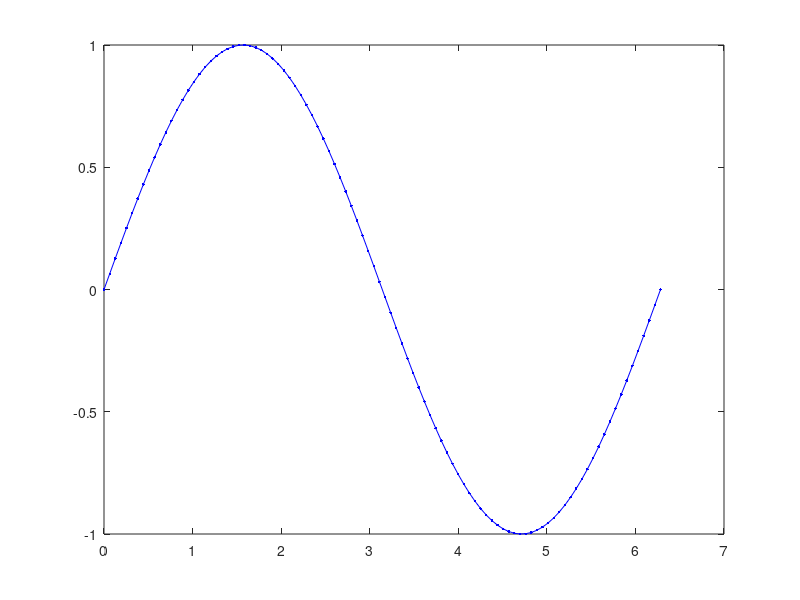
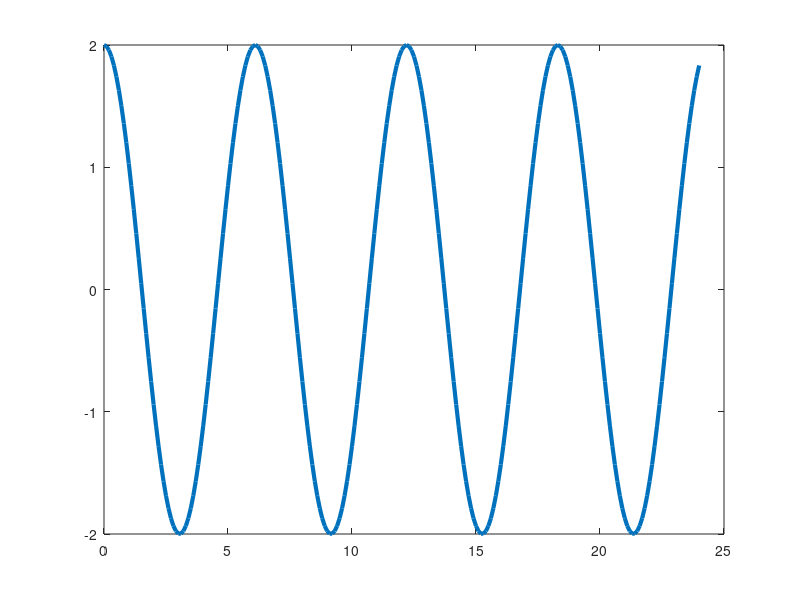

Here is the MATLAB script that generated these plots, in order:
% Exercícios


clear
close
clc

%%

% Faça ...
x = 0:10:100;
x = linspace(0, 100, 11);

%%
clear
% Se não souber o que a função randi faz, use 
A = randi(4, 4);
AT = A';

% Element wise
A2 = A .* AT;

% Matrix wise
A3 = A * AT; % Matrix simétrica

% DIF?
A = A.^2
A = A^2

% Aceder ao elemento da 3ª coluna da 2ª linha
a = A(2, 3);
% Altere esse valor para o seu quarta potência
A(2, 3) = A(2, 3)^4;

%%
clear
% Crie uma matrix identidade de dimensão 2x2, usando a função e escrevendo
% manualmente.
A = eye(2);
A = [1, 0; 0, 1];

% Considere a matriz B.
B = randi(4, 3, 2); 
% Qual serão as suas dimensões? Número de elementos? 
% Comprove a sua resposta usando as funções size(), numel().
[xlen, ylen] = size(B);
n_el = numel(B);

% Qual é o primeiro e último elemnto? Elemento da linha 3 e coluna 4?
first = B(1, 1); % B(1)
last = B(end, end); % B(end)

%% 
clear

x = [-1, 2, 3, -2, 0, 3, -5];

% Quais são os indices dos elementos que são maiores que 0. Use indexação
% lógica para tal.
gr_0 = x > 0;

% A que valores coorespondem tais indices? 
gr_0_vec = x(x > 0);

% Ver se um determinado numero existe -> 2 maneiras -> for e logial index

%% usar linsolve -> linsolve() resolver sistema.
clear


%% 
clear

% Considere os vetores, a = (1, 1); b = (1, -1); c = (2, -5). Represente os
% vetores no MATLAB
a = [1, 1];
b = [1, -1];
c = [2, -5];
% Diferença entre usar a = [1, 1] e a = [1; 1]?

% Calcule a sua norma usando a função norm(). Faça "doc norm" na command
% window para ver os parâmetros da função.
...

% Usando a função quiver(), desenhe o vetor c partindo do ponto inicial 
% P = (1, 2). Use "doc quiver" na command window para aprender sobre a
% função.
quiver(1, 2, c(1), c(2), 0, '-b');


%% 
clear
x = linspace(0, 2*pi, 100);
y = sin(x);

figure(1)
plot(x, y, '.-b')


%% 
clear
x = linspace(0, 2*pi, 100);

figure(2)
plot(cos(x), sin(x), '.-b')

%%
clear
A = 2;
x = 0:0.1:24;
lambda = 2;
while lambda < 6.1
    y = A .* cos(2 * pi * x / lambda);
    plot(x, y, 'lineWidth', 3);
    pause(0.3)
    lambda = lambda + 0.1;
end

